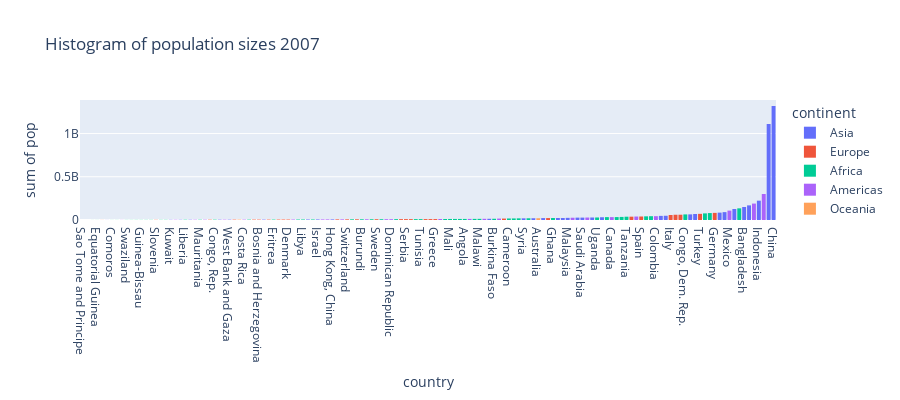

Here is the notebook cell this chart was saved with:
### Markdown cell above
---
## Histograms
 - Plotly has built-in binning and cutting for genereating histograms/
 - The labels for the x axis have been automatically rotated to display the country names and sampled to accomodate the full view
 - We can zoom y axis to explore values and see all country names

### Code cell
fig = px.histogram(
    filtered_df,
    x="country",
    y="pop",
    color="continent",
    title="Histogram of population sizes 2007",
    height=400,
)
fig.update_xaxes(categoryorder="total ascending")
fig.show()

### Figure 1 — Plotly figure (JSON) as saved in the notebook; plotly's stock layout.template omitted (floating-point values rounded to 4 significant figures)
{"data": [{"alignmentgroup": "True", "bingroup": "x", "histfunc": "sum", "hovertemplate": "continent=Asia<br>country=%{x}<br>sum of pop=%{y}<extra></extra>", "legendgroup": "Asia", "marker": {"color": "#636efa", "pattern": {"shape": ""}}, "name": "Asia", "offsetgroup": "Asia", "orientation": "v", "showlegend": true, "type": "histogram", "x": ["Afghanistan", "Bahrain", "Bangladesh", "Cambodia", "China", "Hong Kong, China", "India", "Indonesia", "Iran", "Iraq", "Israel", "Japan", "Jordan", "Korea, Dem. Rep.", "Korea, Rep.", "Kuwait", "Lebanon", "Malaysia", "Mongolia", "Myanmar", "Nepal", "Oman", "Pakistan", "Philippines", "Saudi Arabia", "Singapore", "Sri Lanka", "Syria", "Taiwan", "Thailand", "Vietnam", "West Bank and Gaza", "Yemen, Rep."], "xaxis": "x", "y": [31889923, 708573, 150448339, 14131858, 1318683096, 6980412, 1110396331, 223547000, 69453570, 27499638, 6426679, 127467972, 6053193, 23301725, 49044790, 2505559, 3921278, 24821286, 2874127, 47761980, 28901790, 3204897, 169270617, 91077287, 27601038, 4553009, 20378239, 19314747, 23174294, 65068149, 85262356, 4018332, 22211743], "yaxis": "y"}, {"alignmentgroup": "True", "bingroup": "x", "histfunc": "sum", "hovertemplate": "continent=Europe<br>country=%{x}<br>sum of pop=%{y}<extra></extra>", "legendgroup": "Europe", "marker": {"color": "#EF553B", "pattern": {"shape": ""}}, "name": "Europe", "offsetgroup": "Europe", "orientation": "v", "showlegend": true, "type": "histogram", "x": ["Albania", "Austria", "Belgium", "Bosnia and Herzegovina", "Bulgaria", "Croatia", "Czech Republic", "Denmark", "Finland", "France", "Germany", "Greece", "Hungary", "Iceland", "Ireland", "Italy", "Montenegro", "Netherlands", "Norway", "Poland", "Portugal", "Romania", "Serbia", "Slovak Republic", "Slovenia", "Spain", "Sweden", "Switzerland", "Turkey", "United Kingdom"], "xaxis": "x", "y": [3600523, 8199783, 10392226, 4552198, 7322858, 4493312, 10228744, 5468120, 5238460, 61083916, 82400996, 10706290, 9956108, 301931, 4109086, 58147733, 684736, 16570613, 4627926, 38518241, 10642836, 22276056, 10150265, 5447502, 2009245, 40448191, 9031088, 7554661, 71158647, 60776238], "yaxis": "y"}, {"alignmentgroup": "True", "bingroup": "x", "histfunc": "sum", "hovertemplate": "continent=Africa<br>country=%{x}<br>sum of pop=%{y}<extra></extra>", "legendgroup": "Africa", "marker": {"color": "#00cc96", "pattern": {"shape": ""}}, "name": "Africa", "offsetgroup": "Africa", "orientation": "v", "showlegend": true, "type": "histogram", "x": ["Algeria", "Angola", "Benin", "Botswana", "Burkina Faso", "Burundi", "Cameroon", "Central African Republic", "Chad", "Comoros", "Congo, Dem. Rep.", "Congo, Rep.", "Cote d'Ivoire", "Djibouti", "Egypt", "Equatorial Guinea", "Eritrea", "Ethiopia", "Gabon", "Gambia", "Ghana", "Guinea", "Guinea-Bissau", "Kenya", "Lesotho", "Liberia", "Libya", "Madagascar", "Malawi", "Mali", "Mauritania", "Mauritius", "Morocco", "Mozambique", "Namibia", "Niger", "Nigeria", "Reunion", "Rwanda", "Sao Tome and Principe", "Senegal", "Sierra Leone", "Somalia", "South Africa", "Sudan", "Swaziland", "Tanzania", "Togo", "Tunisia", "Uganda", "Zambia", "Zimbabwe"], "xaxis": "x", "y": [33333216, 12420476, 8078314, 1639131, 14326203, 8390505, 17696293, 4369038, 10238807, 710960, 64606759, 3800610, 18013409, 496374, 80264543, 551201, 4906585, 76511887, 1454867, 1688359, 22873338, 9947814, 1472041, 35610177, 2012649, 3193942, 6036914, 19167654, 13327079, 12031795, 3270065, 1250882, 33757175, 19951656, 2055080, 12894865, 135031164, 798094, 8860588, 199579, 12267493, 6144562, 9118773, 43997828, 42292929, 1133066, 38139640, 5701579, 10276158, 29170398, 11746035, 12311143], "yaxis": "y"}, {"alignmentgroup": "True", "bingroup": "x", "histfunc": "sum", "hovertemplate": "continent=Americas<br>country=%{x}<br>sum of pop=%{y}<extra></extra>", "legendgroup": "Americas", "marker": {"color": "#ab63fa", "pattern": {"shape": ""}}, "name": "Americas", "offsetgroup": "Americas", "orientation": "v", "showlegend": true, "type": "histogram", "x": ["Argentina", "Bolivia", "Brazil", "Canada", "Chile", "Colombia", "Costa Rica", "Cuba", "Dominican Republic", "Ecuador", "El Salvador", "Guatemala", "Haiti", "Honduras", "Jamaica", "Mexico", "Nicaragua", "Panama", "Paraguay", "Peru", "Puerto Rico", "Trinidad and Tobago", "United States", "Uruguay", "Venezuela"], "xaxis": "x", "y": [40301927, 9119152, 190010647, 33390141, 16284741, 44227550, 4133884, 11416987, 9319622, 13755680, 6939688, 12572928, 8502814, 7483763, 2780132, 108700891, 5675356, 3242173, 6667147, 28674757, 3942491, 1056608, 301139947, 3447496, 26084662], "yaxis": "y"}, {"alignmentgroup": "True", "bingroup": "x", "histfunc": "sum", "hovertemplate": "continent=Oceania<br>country=%{x}<br>sum of pop=%{y}<extra></extra>", "legendgroup": "Oceania", "marker": {"color": "#FFA15A", "pattern": {"shape": ""}}, "name": "Oceania", "offsetgroup": "Oceania", "orientation": "v", "showlegend": true, "type": "histogram", "x": ["Australia", "New Zealand"], "xaxis": "x", "y": [20434176, 4115771], "yaxis": "y"}], "layout": {"barmode": "relative", "height": 400, "legend": {"title": {"text": "continent"}, "tracegroupgap": 0}, "title": {"text": "Histogram of population sizes 2007"}, "xaxis": {"anchor": "y", "categoryorder": "total ascending", "domain": [0, 1], "title": {"text": "country"}}, "yaxis": {"anchor": "x", "domain": [0, 1], "title": {"text": "sum of pop"}}}}
